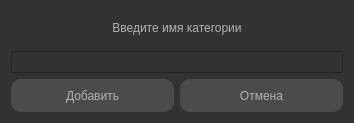
<?xml version="1.0" encoding="UTF-8"?>
<ui version="4.0">
 <class>DirectoryForm</class>
 <widget class="QWidget" name="DirectoryForm">
  <property name="geometry">
   <rect>
    <x>0</x>
    <y>0</y>
    <width>354</width>
    <height>123</height>
   </rect>
  </property>
  <property name="windowTitle">
   <string>Form</string>
  </property>
  <property name="styleSheet">
   <string notr="true">font: 12pt &quot;Times New Roman&quot;;
background-color: rgb(50, 50, 50);
color: #b1b1b1;</string>
  </property>
  <layout class="QVBoxLayout" name="verticalLayout_2">
   <item>
    <layout class="QVBoxLayout" name="verticalLayout" stretch="1,1,1">
     <item>
      <widget class="QLabel" name="label">
       <property name="text">
        <string>Введите имя категории</string>
       </property>
       <property name="alignment">
        <set>Qt::AlignCenter</set>
       </property>
      </widget>
     </item>
     <item>
      <layout class="QHBoxLayout" name="horizontalLayout_2" stretch="1">
       <item>
        <widget class="QLineEdit" name="le_folder_name"/>
       </item>
      </layout>
     </item>
     <item>
      <layout class="QHBoxLayout" name="horizontalLayout" stretch="1,1">
       <property name="sizeConstraint">
        <enum>QLayout::SetMaximumSize</enum>
       </property>
       <item>
        <widget class="QPushButton" name="btnAdd">
         <property name="sizePolicy">
          <sizepolicy hsizetype="Minimum" vsizetype="Minimum">
           <horstretch>0</horstretch>
           <verstretch>0</verstretch>
          </sizepolicy>
         </property>
         <property name="maximumSize">
          <size>
           <width>16777215</width>
           <height>40</height>
          </size>
         </property>
         <property name="styleSheet">
          <string notr="true">QPushButton{
	background-color: rgb(75, 75, 75);
	border-radius: 10px;
}
QPushButton:hover {
     background-color: rgb(80,80, 80);
}
QPushButton:pressed {
    background-color: rgb(120,120,120);
}
</string>
         </property>
         <property name="text">
          <string>Добавить</string>
         </property>
        </widget>
       </item>
       <item>
        <widget class="QPushButton" name="btnCancel">
         <property name="sizePolicy">
          <sizepolicy hsizetype="Minimum" vsizetype="Minimum">
           <horstretch>0</horstretch>
           <verstretch>0</verstretch>
          </sizepolicy>
         </property>
         <property name="maximumSize">
          <size>
           <width>16777215</width>
           <height>40</height>
          </size>
         </property>
         <property name="styleSheet">
          <string notr="true">QPushButton{
	background-color: rgb(75, 75, 75);
	border-radius: 10px;
}
QPushButton:hover {
     background-color: rgb(80,80, 80);
}
QPushButton:pressed {
    background-color: rgb(120,120,120);
}
</string>
         </property>
         <property name="text">
          <string>Отмена</string>
         </property>
        </widget>
       </item>
      </layout>
     </item>
    </layout>
   </item>
  </layout>
 </widget>
 <resources/>
 <connections/>
</ui>
